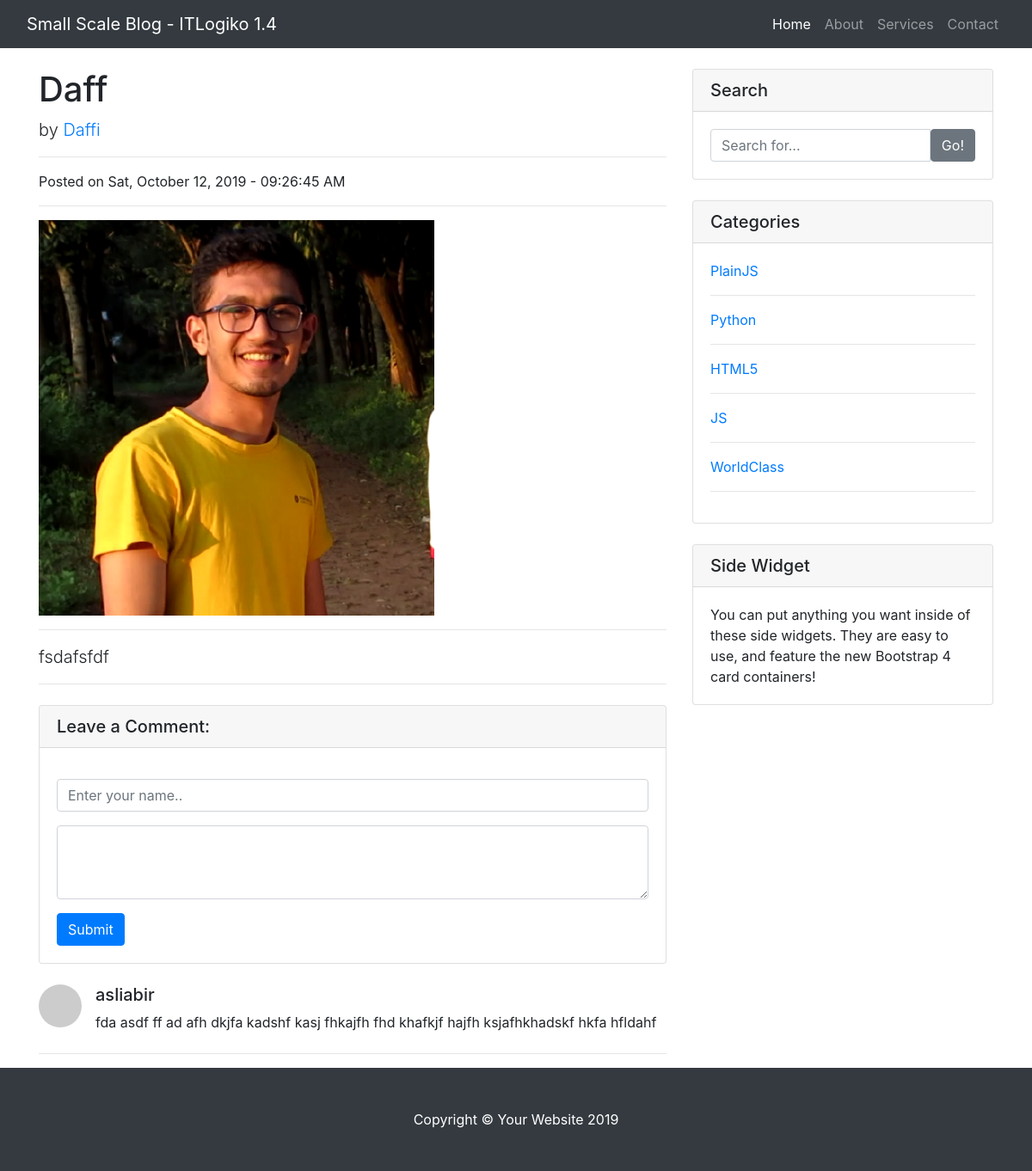
/post.php?id=2, run on the app's committed database.
### tables this page shows
CREATE TABLE `tbl_posts` (
  `post_id` int(3) NOT NULL,
  `post_category_id` tinyint(4) NOT NULL,
  `post_title` varchar(255) NOT NULL,
  `post_author` varchar(55) NOT NULL,
  `post_date` varchar(70) NOT NULL,
  `post_image` text NOT NULL,
  `post_content` text NOT NULL,
  `post_tags` text NOT NULL,
  `post_comment_count` int(3) NOT NULL,
  `post_status` tinyint(2) NOT NULL DEFAULT '0',
  `post_views_count` int(6) NOT NULL DEFAULT '0'
);

CREATE TABLE `tbl_comment` (
  `comment_id` int(10) NOT NULL,
  `post_id` int(10) NOT NULL,
  `username` varchar(30) NOT NULL,
  `comment_body` text NOT NULL,
  `report` int(10) NOT NULL DEFAULT '0',
  `status` int(2) NOT NULL DEFAULT '0'
);

CREATE TABLE `tbl_category` (
  `cat_id` int(11) NOT NULL,
  `cat_name` varchar(100) NOT NULL,
  `cat_description` varchar(255) NOT NULL,
  `cat_status` int(2) NOT NULL DEFAULT '0',
  `created_at` timestamp NOT NULL DEFAULT CURRENT_TIMESTAMP
);

### post.php (the view, shortened to what this page needs)
<?php include_once "includes/header.php"; ?>
<?php include "db/conn.php"; ?>
<nav class="navbar navbar-expand-lg navbar-dark bg-dark fixed-top">
    <div class="container-fluid">
        <a class="navbar-brand" href="#">Small Scale Blog - ITLogiko 1.4</a>
        <div class="collapse navbar-collapse" id="navbarResponsive">
            <ul class="navbar-nav ml-auto">
                <li class="nav-item active">
                    <a class="nav-link" href="#">Home
                    </a>
                </li>
                <li class="nav-item">
                    <a class="nav-link" href="#">About</a>
                </li>
                <li class="nav-item">
                    <a class="nav-link" href="#">Services</a>
                </li>
                <li class="nav-item">
                    <a class="nav-link" href="#">Contact</a>
                </li>
            </ul>
        </div>
    </div>
</nav>
<div class="container">
    <div class="row">
        <div class="col-lg-8">
            <?php
            if (isset($_GET['id'])) {
                $id = $_GET['id'];
                $sql = "SELECT * FROM `tbl_posts` WHERE `tbl_posts`.`post_id` = $id";
                $result = $db->query($sql) or die($db->error);;
                $row = $result->fetch_assoc();
                ?>
                <h1 class="mt-4"><?php echo $row['post_title']; ?></h1>
                <p class="lead">
                    by
                    <a href="#"><?php echo $row['post_author']; ?></a>
                </p>
                <hr>
                <p>Posted on <?php echo $row['post_date']; ?></p>
                <hr>
                <img class="img-fluid" src="images/<?php echo $row['post_image']; ?>" alt="Card image cap">
                <hr>
                <p class="lead"> <?php echo $row['post_content']; ?> </p>
                <hr>
                <div class="card my-4">
                    <h5 class="card-header mb-3">Leave a Comment:</h5>
                    <div class="card-body">
                        <?php
                        $class= '';
                        ?>
                        <form action="" method="post" class="<?php echo $class ?>">
                            <div class="form-group">
                                <input type="text" name="username" class="form-control" placeholder="Enter your name..">
                            </div>
                            <div class="form-group">
                                <textarea class="form-control" name="comment_body" rows="3"></textarea>
                            </div>
                            <button type="submit" name="submit" class="btn btn-primary">Submit</button>
                        </form>
                    </div>
                </div>
                <?php
                    $sql = "SELECT * FROM `tbl_comment` WHERE `post_id` = $id AND `status`= 1";
                    $result = $db->query($sql);
                    while ($row = $result->fetch_assoc()) {
                        ?>
                    <div class="media mb-4">
                        <img class="d-flex mr-3 rounded-circle" src="http://placehold.it/50x50" alt="">
                        <div class="media-body">
                            <h5 class="mt-0"><?php echo $row['username']; ?></h5>
                            <?php echo $row['comment_body']; ?>
                        </div>
                    </div>
                    <hr>
            <?php }
            }
            ?>
        </div>
        <?php include "includes/sidebar.php"; ?>
    </div>
</div>
<?php include_once "includes/footer.php"; ?>

### includes/sidebar.php
<div class="col-md-4">
    <div class="card my-4">
        <h5 class="card-header">Search</h5>
        <div class="card-body">
            <div class="input-group">
                <input type="text" class="form-control" placeholder="Search for...">
                <span class="input-group-btn">
                    <button class="btn btn-secondary" type="button">Go!</button>
                </span>
            </div>
        </div>
    </div>
    <div class="card my-4">
        <h5 class="card-header">Categories</h5>
        <div class="card-body">
            <div class="row">
                <div class="col-lg-12">
                    <ul class="list-unstyled mb-0">
                        <?php
                        $sql = "SELECT * FROM `tbl_category`";
                        $result = $db->query($sql);
                        while ($row = $result->fetch_assoc()) {
                            ?>
                            <li>
                                <a href="postByCat.php?catId=<?php echo $row['cat_id']; ?>"><?php echo $row['cat_name']; ?></a>
                            </li>
                            <hr>
                        <?php }
                        ?>
                    </ul>
                </div>
            </div>
        </div>
    </div>
    <div class="card my-4">
        <h5 class="card-header">Side Widget</h5>
        <div class="card-body">
            You can put anything you want inside of these side widgets. They are easy to use, and feature the
            new Bootstrap 4 card containers!
        </div>
    </div>
</div>

### css/blog-home.css (style rules this page uses)
body { padding-top: 56px; }

### data on the page
tbl_posts: post_title "Daff", post_author "Daffi", post_date "Sat, October 12, 2019 - 09:26:45 AM", post_image (picture), post_content "fsdafsfdf"
tbl_comment: username "asliabir", comment_body "fda asdf ff ad afh dkjfa kadshf kasj fhkajfh fhd khafkjf hajfh ksjafhkhadskf hkfa hfldahf"
tbl_category: cat_name "PlainJS"
tbl_category: cat_name "Python"
tbl_category: cat_name "HTML5"
tbl_category: cat_name "JS"
tbl_category: cat_name "WorldClass"
